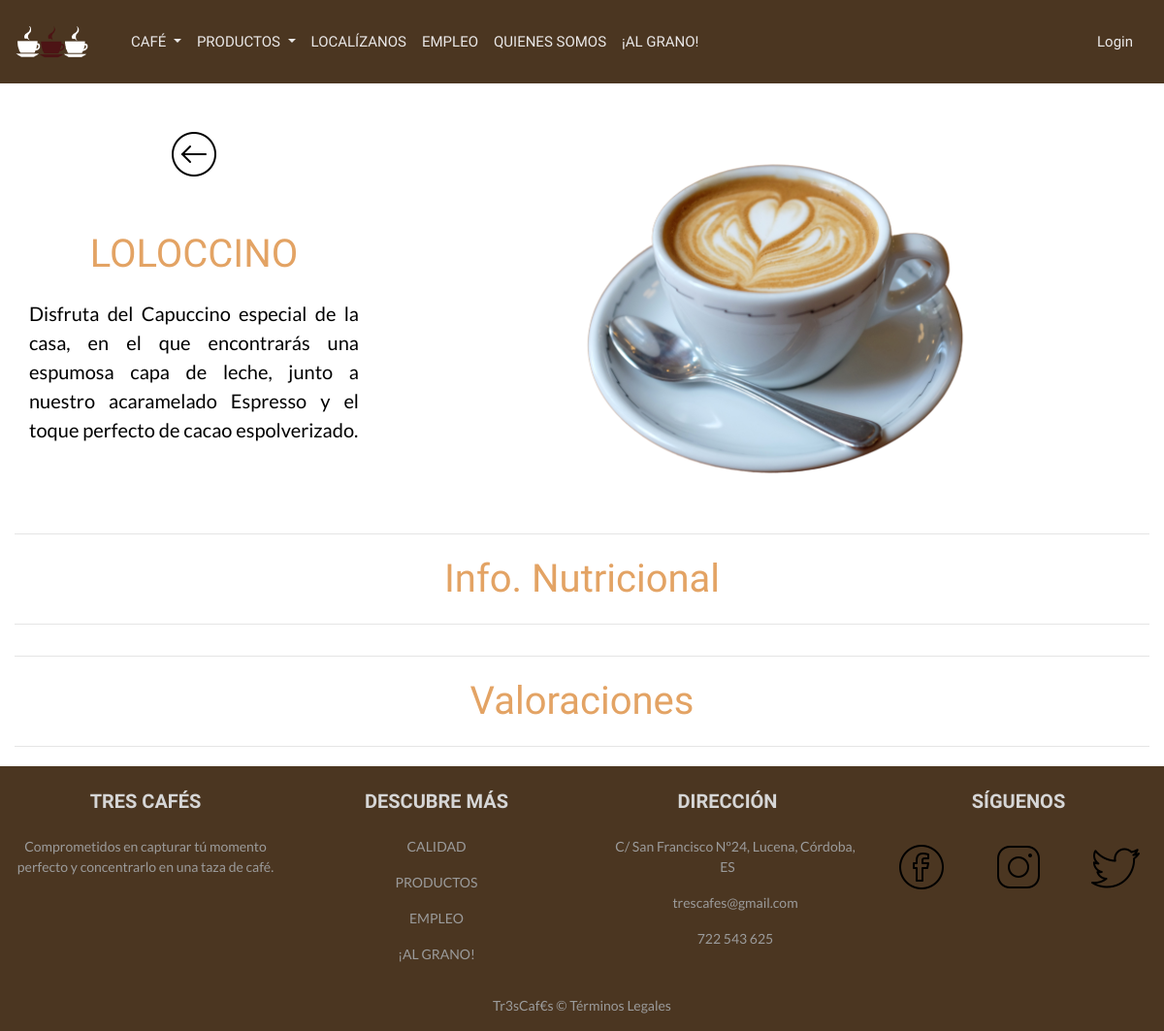
Screenshot of /producto.php?producto=Loloccino with the database file from the repository.
### tables this page shows
CREATE TABLE `producto` (
  `idProducto` int(11) NOT NULL,
  `tipo` enum('cafe','reposteria','otro') NOT NULL,
  `nombreProducto` varchar(100) NOT NULL,
  `descripcion` varchar(500) NOT NULL,
  `imagenProducto` varchar(50) NOT NULL,
  `proteinas` double NOT NULL,
  `carbohidratos` double NOT NULL,
  `grasas` double NOT NULL
);

### clases/Producto.php (called while the page is built, shortened)
<?php
class Producto {
    public function __construct($idProducto, $tipo, $nombreProducto, $descripcion, $imagenProducto, $proteinas, $carbohidratos, $grasas) {
        $this->nombreProducto = $nombreProducto;
        $this->descripcion = $descripcion;
        $this->imagenProducto = $imagenProducto;
    }
    public static function buscarPorNombre($nombre) {
        $conex = new Conexion();
        if ($conex->connect_errno != 0) {
            echo $conex->connect_error;
        } else {
            $consulta1 = $conex->query("SELECT * from producto WHERE nombreProducto = '$nombre'");
            if ($conex->errno != 0) {
                return $conex->error;
            } else {
                if ($conex->affected_rows > 0) {
                    $object = $consulta1->fetch_object();
                    return new self($object->idProducto, $object->tipo, $object->nombreProducto, $object->descripcion, $object->imagenProducto, $object->proteinas, $object->carbohidratos, $object->grasas);
                } else {
                    return false;
                }
            }
        }
    }
    public function __get($name) {
        return $this->$name;
    }
}

### producto.php (the view, shortened to what this page needs)
<!DOCTYPE html>
<html>
    <head>
        <?php
        include ('includes/head.php');
        require_once 'clases/Producto.php';
        if(isset($_GET['producto'])) {
            if($producto = Producto::buscarPorNombre($_GET['producto'])) {
            } else {
                header("Location: productos.php");
            }
        } else {
            header("Location: productos.php");
        }
        ?>
    </head>
    <body>
        <?php include ('includes/navbar.php'); ?>
        <div class="row">
            <div class="col-sm-4 mt-5">
                <div class="row">
                    <div class="col-sm-12">
                        <a href="productos.php"> <img src="img/volver.png"></a>
                    </div>
                </div>
                <article class="row mt-5  mx-auto">
                    <div class="col-sm-12">
                        <p class="text-title text-uppercase"><?php echo $producto->nombreProducto ?></p>
                        <p class="text-secondary text-justify"><?php echo $producto->descripcion ?></p>
                    </div>
                </article>
            </div>
            <aside class="col-sm-8 mt-5">
                <img class="imgProductos img-fluid" src="<?php echo $producto->imagenProducto ?>">
            </aside>
        </div>
        <div class="row">
            <div class="col-12">
                <hr>
                <a class="text-title enlacesSinEstilo" data-toggle="collapse" href="#footwear" aria-expanded="false" aria-controls="footwear">Info. Nutricional </a>
                <hr>
            </div>
        </div>
        <div class="row">
            <div class="col-12">
                <hr>
                <a class="text-title enlacesSinEstilo" data-toggle="collapse" href="#valoraciones" aria-expanded="false" aria-controls="footwear">Valoraciones </a>
                <hr>
            </div>
        </div>
        <?php
        include('includes/footer.php');
        ?>
    </body>
</html>

### css/index.css (style rules this page uses)
.text-title { font-family: "Open Sans Condensed", sans-serif; font-size: 2.5rem !important; color: #e3a364 !important; }
.text-secondary { font-family: "Lato", sans-serif !important; font-size: 1.25rem !important; color: black !important; }
.imgProductos { width: 37.5rem; height: auto; }

### rows the page displays
producto: nombreProducto "LOLOCCINO", descripcion "Disfruta del Capuccino especial de la casa, en el que encontrarás una espumosa capa de leche, junto a nuestro acaramelado Espresso y el toque perfecto de cacao espolverizado.", imagenProducto (picture)
